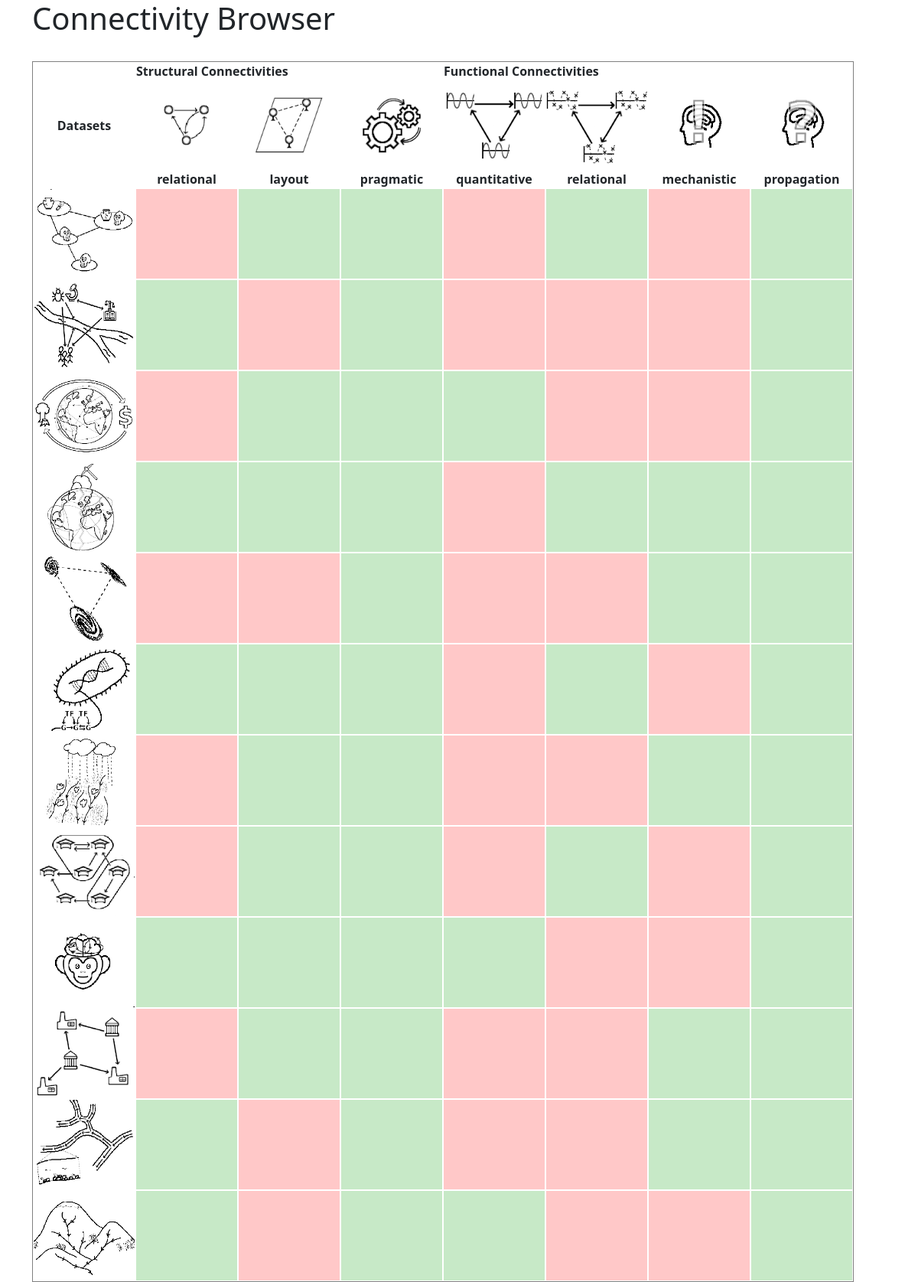
The app's page /conn_browser/ with its own data.
### datasets/models.py (models this page shows, shortened)
class Dataset(models.Model):
    name = models.CharField(max_length=255)
    field = models.CharField('Discipline', max_length=255)
    space = models.CharField('Spatial scale', max_length=255, null=True)
    time = models.CharField('Temporal scale', max_length=255, null=True)
    sc1, sc2, sc3 = models.PositiveIntegerField('Linking SC', null=True), models.PositiveIntegerField('Layout SC', null=True), models.PositiveIntegerField('Pragmatic SC', null=True)
    fc1, fc2, fc3, fc4 = models.PositiveIntegerField('Quantitative FC', null=True), models.PositiveIntegerField('Relational FC', null=True), models.PositiveIntegerField('Mechanistic FC', null=True), models.PositiveIntegerField('Propagation FC', null=True)
    icon = models.ImageField('Icon', blank=True, upload_to='conn_browser/datasets/images/icons')
    slug = models.SlugField(default="", null=False)

### datasets/views.py (the view)
# urls.py: path('', views.main, name='main'),
def main(request):
    datasets = Dataset.objects.all()
    context = {'datasets':datasets}
    return render(request, 'datasets/main.html', context)

### datasets/templates/datasets/main.html (shortened to what this page needs)
{% load bootstrap5 %}
{% bootstrap_css %}
{% load static %}
<link rel="stylesheet" type="text/css" href="{% static 'datasets/style.css' %}"><! older css >
<div class="container">
<h1>Connectivity Browser</h1><br>
<table border='1'>
<tr>
    <td rowspan="2"><b>Datasets</b></td>
    <td colspan="3" style="text-align: left"><b>Structural Connectivities</b></td>
    <td colspan="4" style="text-align: left"><b>Functional Connectivities</b></td>
  </tr>
  <tr>
    <th style="text-align: center"><img src="{% static 'datasets/images/sc1.png' %}" width="132", height="117"/><br>relational</th>
    <th style="text-align: center"><img src="{% static 'datasets/images/sc2.png' %}" width="132", height="117"/><br>layout</th>
    <th style="text-align: center"><img src="{% static 'datasets/images/sc3.png' %}" width="132", height="117"/><br>pragmatic</th>
    <th style="text-align: center"><img src="{% static 'datasets/images/fc1.png' %}" width="132", height="117"/><br>quantitative</th>
    <th style="text-align: center"><img src="{% static 'datasets/images/fc2.png' %}" width="132", height="117"/><br>relational</th>
    <th style="text-align: center"><img src="{% static 'datasets/images/fc3.png' %}" width="132", height="117"/><br>mechanistic</th>
    <th style="text-align: center"><img src="{% static 'datasets/images/fc4.png' %}" width="132", height="117"/><br>propagation</th>
  </tr>
  {% for x in datasets %}
    <tr>
      <td> <a href={{x.slug}}>
      <img src="{{x.icon.url}}" alt="{{x.name}}" width="132" height="117" title="{{x.name}}" data-bs-toggle="popover">
      <br></td>
      <td>{% if x.sc1 != 0 %}
      <div class="btn-group">
      <button type="button" class="unstyled-button" data-bs-toggle="dropdown">
      <img src="{% static 'datasets/images/green.png' %}" width="132", height="117"> </button>
      </div>
      {% else %}<img src="{% static 'datasets/images/red.png' %}" width="132", height="117">
      {% endif %}</td>
      <td>{% if x.sc2 != 0 %}
      <div class="btn-group">
      <button type="button" class="unstyled-button" data-bs-toggle="dropdown">
      <img src="{% static 'datasets/images/green.png' %}" width="132", height="117"> </button>
      </div>
      {% else %}<img src="{% static 'datasets/images/red.png' %}" width="132", height="117">
      {% endif %}</td>
      <td>{% if x.sc3 != 0 %}
      <div class="btn-group">
      <button type="button" class="unstyled-button" data-bs-toggle="dropdown">
      <img src="{% static 'datasets/images/green.png' %}" width="132", height="117"> </button>
      </div>
      {% else %}<img src="{% static 'datasets/images/red.png' %}" width="132", height="117">
      {% endif %}</td>
      <td>{% if x.fc1 != 0 %}
      <div class="btn-group">
      <button type="button" class="unstyled-button" data-bs-toggle="dropdown">
      <img src="{% static 'datasets/images/green.png' %}" width="132", height="117"> </button>
      </div>
      {% else %}<img src="{% static 'datasets/images/red.png' %}" width="132", height="117">
      {% endif %}</td>
      <td>{% if x.fc2 != 0 %}
      <div class="btn-group">
      <button type="button" class="unstyled-button" data-bs-toggle="dropdown">
      <img src="{% static 'datasets/images/green.png' %}" width="132", height="117"> </button>
      </div>
      {% else %}<img src="{% static 'datasets/images/red.png' %}" width="132", height="117">
      {% endif %}</td>
      <td>{% if x.fc3 != 0 %}
      <div class="btn-group">
      <button type="button" class="unstyled-button" data-bs-toggle="dropdown">
      <img src="{% static 'datasets/images/green.png' %}" width="132", height="117"> </button>
      </div>
      {% else %}<img src="{% static 'datasets/images/red.png' %}" width="132", height="117">
      {% endif %}</td>
      <td>{% if x.fc4 != 0 %}
      <div class="btn-group">
      <button type="button" class="unstyled-button" data-bs-toggle="dropdown">
      <img src="{% static 'datasets/images/green.png' %}" width="132", height="117"> </button>
      </div>
      {% else %}<img src="{% static 'datasets/images/red.png' %}" width="132", height="117">
      {% endif %}</td>
    </tr>
  {% endfor %}
</table>
</div>

### datasets/static/datasets/style.css (style rules this page uses)
.unstyled-button { border: none; padding: 0; background: none; }

### datasets/templates/datasets/main.html (style rules this page uses)
table { border-collapse: collapse; }
td { text-align: center; }

### records on screen
Dataset: icon (picture), sc1 0 (drawn), fc1 0 (drawn), fc3 0 (drawn)
Dataset: icon (picture), sc2 0 (drawn), fc1 0 (drawn), fc2 0 (drawn), fc3 0 (drawn)
Dataset: icon (picture), sc1 0 (drawn), fc2 0 (drawn), fc3 0 (drawn)
Dataset: icon (picture), fc1 0 (drawn)
Dataset: icon (picture), sc1 0 (drawn), sc2 0 (drawn), fc1 0 (drawn), fc2 0 (drawn)
Dataset: icon (picture), fc1 0 (drawn), fc3 0 (drawn)
Dataset: icon (picture), sc1 0 (drawn), fc1 0 (drawn), fc2 0 (drawn)
Dataset: icon (picture), sc1 0 (drawn), fc1 0 (drawn), fc3 0 (drawn)
Dataset: icon (picture), fc2 0 (drawn), fc3 0 (drawn)
Dataset: icon (picture), sc1 0 (drawn), fc1 0 (drawn), fc2 0 (drawn)
Dataset: icon (picture), sc2 0 (drawn), fc1 0 (drawn), fc2 0 (drawn)
Dataset: icon (picture), sc2 0 (drawn), fc2 0 (drawn), fc3 0 (drawn)
